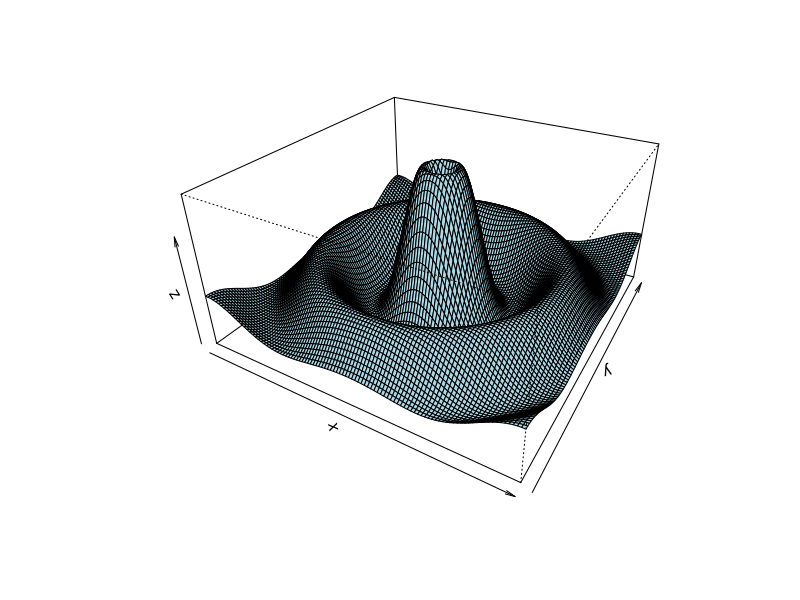

Write the R code that produced this figure. (Note: this script raises an error after producing the figure.)
## 8장 연습문제(4)

## 1

f <- function(x, y) sin(sqrt(x^2 + y^2))/sqrt(x^2 + y^2 + 1)
x <- seq(-10, 10, length=101)
y <- x
z <- outer(x, y, f)
persp(x, y, z, theta=30, phi=30, expand=0.5, col="lightblue")


## 2
persp3d(x, y, z, aspect=c(1, 1, 0.5), col="lightblue",
        xlab="X", ylab="Y", zlab="")

